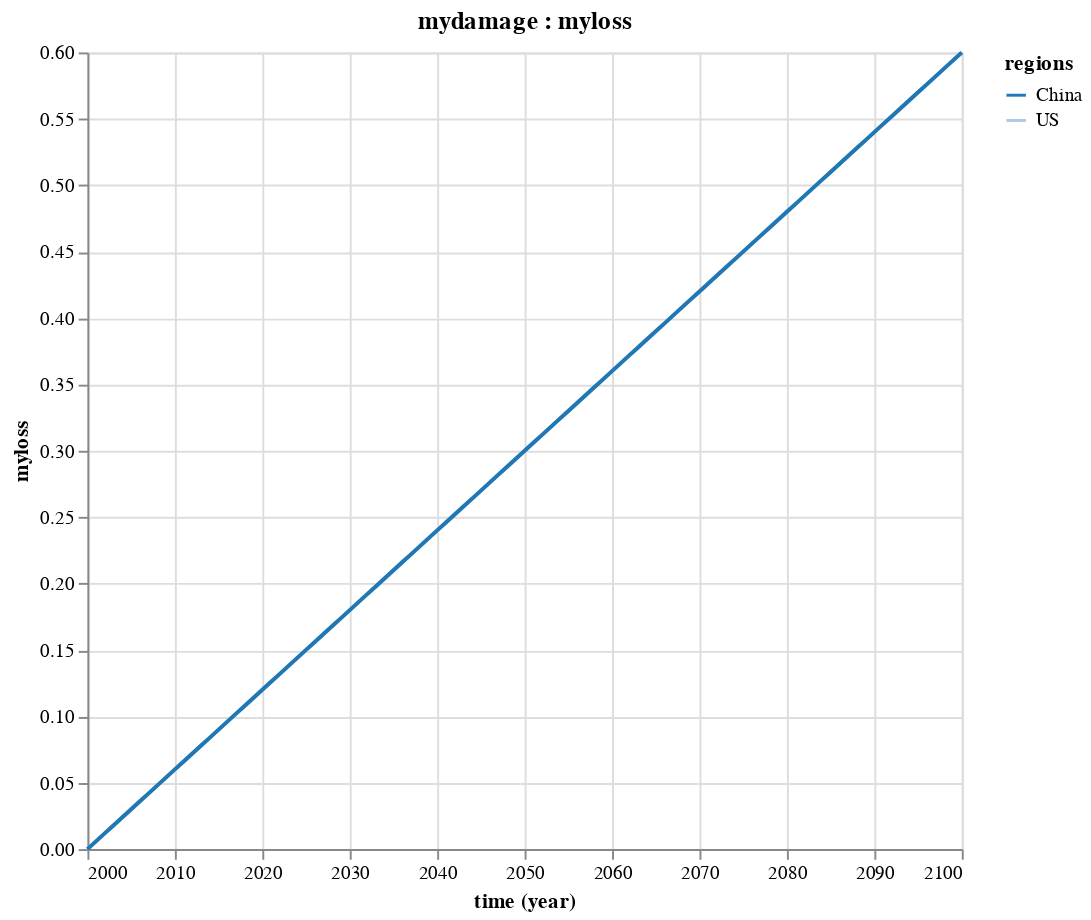

Write notebook code for a chart like this one.
### Markdown cell above
We can also use the `Mimi.plot` function to explore the data in our model:

### Code cell
Mimi.plot(m, :mydamage, :myloss)

### Figure 1 — Vega-Lite specification as saved in the notebook (floating-point values rounded to 4 significant figures; data arrays with more than 128 entries replaced by an {"elided": "..."} marker saying what was removed)
{"$schema": "https://vega.github.io/schema/vega-lite/v2.0.json", "data": {"values": {"elided": "202 records"}}, "description": "plot for a specific component variable pair", "encoding": {"color": {"field": "regions", "scale": {"scheme": "category20"}, "type": "nominal"}, "x": {"field": "time", "timeUnit": "utcyear", "type": "temporal"}, "y": {"field": "myloss", "type": "quantitative"}}, "height": 410, "mark": {"type": "line"}, "title": "mydamage : myloss", "width": 450}
